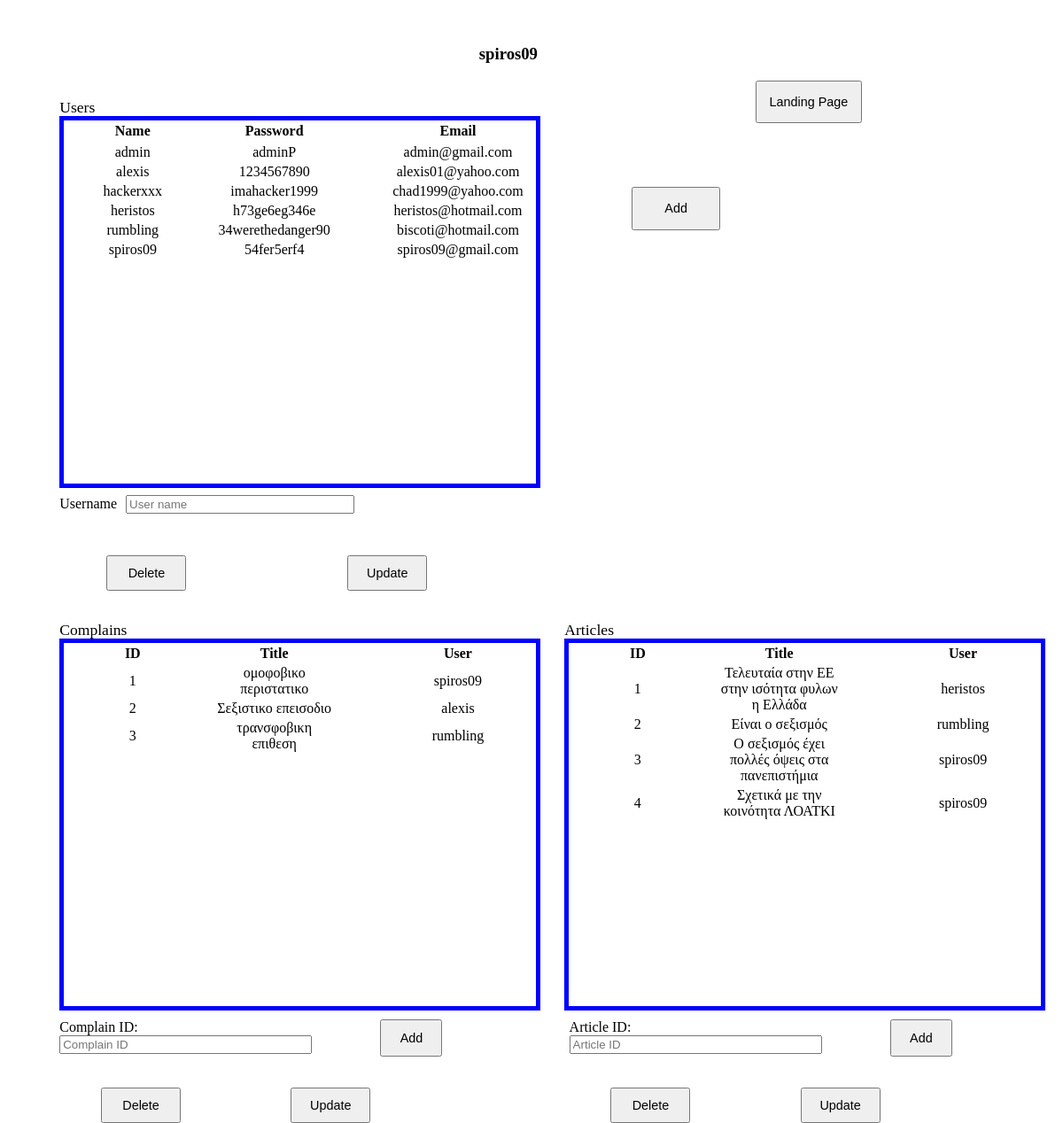
/AdminPage.php (signed in), run on the app's committed database.
### tables this page shows
CREATE TABLE `users` (
  `USERNAME` varchar(20) NOT NULL,
  `PASSWORD` varchar(50) NOT NULL,
  `USER_CATEGORIES` varchar(5) NOT NULL,
  `EMAIL` varchar(20) NOT NULL
);

CREATE TABLE `complaints` (
  `ID` int(10) UNSIGNED NOT NULL,
  `TITLE` varchar(30) NOT NULL,
  `USERNAME` varchar(20) DEFAULT NULL,
  `CONTENT` varchar(1000) DEFAULT NULL,
  `REGION` varchar(50) NOT NULL,
  `DATE` datetime NOT NULL
);

CREATE TABLE `articles` (
  `ID` int(10) UNSIGNED NOT NULL,
  `TITLE` varchar(50) NOT NULL,
  `USERNAME` varchar(20) DEFAULT NULL,
  `CONTENT` varchar(1000) DEFAULT NULL,
  `DATE` datetime NOT NULL
);

### AdminPage.php (the view, shortened to what this page needs)
<!DOCTYPE html>
<html>
	<head>
		<link rel="stylesheet" href="AdminPage.css"/>
	</head>
	<body>
        <?php
            echo "<h3 class='AdminName' id='AdminName'>".$_COOKIE['user']."</h3>";
        ?>
		<div class="topGridContainer">
			<div class="UserlabelPosition">
				<label class="Userslabel">Users</label>
			</div>
			<div class="landingPageButtonPosition">
				<a href="index.php"><input class="landingPageButton" type="submit" value="Landing Page"></a>
			</div>
			<div class="DataUser">
				<table class="table">
					<tr>
						<th class="namecol">
							Name
						</th>
						<th class="psswdcol">
							Password
						</th>
						<th class="emailcol">
							Email
						</th>
					</tr>
					<tr>
						<?php
							include("AdminsConnection.php");
							$sql = "SELECT `USERNAME`, `PASSWORD`, `EMAIL` FROM users";
							$results = mysqli_query($conn, $sql);
							while ($row = mysqli_fetch_array($results)){
								echo "<tr><td class='namecol'>" . $row["USERNAME"] . "</td><td class='psswdcol'>" . $row["PASSWORD"] . "</td><td class='emailcol'>" . $row["EMAIL"] . "</td></tr>";
	 						}
						?>
					</tr>
				</table>
			</div>
			<div class="AddButtonPosition">
				<a href="CreateAccount_C.php"><input class="AddButton" type="submit" value="Add"></a>
			</div>
			<form  action="./AdminsInputCheck.php" method="post">
                <div class="userControlsGridContainer">
                    <div class="connectcols1_2 UserNamelabelPosition">
                        <label>Username</label><input class="UserInput" type="text" id="Username" name="username" Placeholder="User name"/><br>
                    </div>
                    <div class="deletePosition">
                        <input class="buttons" type="submit" name="userbuttons" value="Delete">
                    </div>
                    <div class="UpdatePosition">
                        <input class="buttons" type="submit" name="userbuttons" value="Update">
                    </div>
                </div>
			</form>
		</div>
		<div class="botGridContainer">
			<div class="UserlabelPosition">
				<label class="Userslabel">Complains</label>
			</div>
			<div class="UserlabelPosition ArticlePadding">
				<label class="Userslabel">Articles</label>
			</div>
			<div class="DataUser">
				<table class="table">
					<tr>
						<th class="namecol">
							ID
						</th>
						<th class="psswdcol">
							Title
						</th>
						<th class="emailcol">
							User
						</th>
					</tr>
						<?php
							$sql = "SELECT `ID`, `TITLE`, `USERNAME` FROM `complaints`;";
							$results = mysqli_query($conn, $sql);
							while ($row = mysqli_fetch_array($results)){
								echo "<tr><td class='namecol'>" . $row["ID"] . "</td><td class='psswdcol'>" . $row["TITLE"] . "</td><td class='emailcol'>" . $row["USERNAME"] . "</td></tr>";
	 						}
						?>
				</table>
			</div>
			<div class="DataUser ArticlePadding">
				<table class="table">
					<tr>
						<th class="namecol">
							ID
						</th>
						<th class="psswdcol">
							Title
						</th>
						<th class="emailcol">
							User
						</th>
						<?php
							$sql = "SELECT `ID`, `TITLE`, `USERNAME` FROM `articles`;";
							$results = mysqli_query($conn, $sql);
							while ($row = mysqli_fetch_array($results)){
								echo "<tr><td class='namecol'>" . $row["ID"] . "</td><td class='psswdcol'>" . $row["TITLE"] . "</td><td class='emailcol'>" . $row["USERNAME"] . "</td></tr>";
	 						}
						?>
					</tr>
				</table>
			</div>
			<form  action="./AdminsInputComplaintsArticle.php" method="post">
                <div class="botControlsgridContainer">
                    <div class="connectcols1_2">
                        <label>Complain ID:</label><br>
                        <input class="widthinput"type="text" id="ComplainID" name="complaint" Placeholder="Complain ID"/><br>
                    </div>
                    <div>
                        <input class="buttons" type="submit" name="submit" value="Add">
                    </div>
                    <div class="buttonsDeleteComArt">
                        <input class="buttons " type="submit" name="submit" value="Delete">
                    </div>
                    <div class="buttonsUpdateComArt">
                        <input class="buttons UpdateComArt" type="submit" name="submit"  value="Update">
                    </div>
                </div>
			</form>
			<form  action="./AdminsInputComplaintsArticle.php" method="post">
                <div class="botControlsgridContainer ArticleGridPadding">
                    <div class="connectcols1_2">
                            <label>Article ID:</label><br>
                            <input class="widthinput"type="text" id="ArticleID" name="article" Placeholder="Article ID"/><br>
                        </div>
                        <div>
                            <input class="buttons" type="submit" name="submit" value="Add">
                        </div>
                        <div class="buttonsDeleteComArt">
                            <input class="buttons" type="submit" name="submit" value="Delete">
                        </div>
                        <div class="buttonsUpdateComArt">
                            <input class="buttons UpdateComArt" type="submit" name="submit" value="Update">
                        </div>
                    <div></div>
                </div>
            </form>
		</div>
	</body>
</html>

### AdminPage.css (style rules this page uses)
.AdminName { margin-top:50px; margin-left: 45%; }
.topGridContainer { display: grid; margin: auto; width: 90%; grid-template-rows: 40px 410px 40px; grid-template-columns: 50% 50%; }
.UserlabelPosition { padding-top:20px; }
.Userslabel { font-size: 110%; float: left; }
.landingPageButtonPosition { padding-right: 30%; }
.landingPageButton { float: right; font-size: 90%; height: 120%; width: 40%; max-height:50px; min-height:30px; max-width:120px; min-width:100px; }
.DataUser { border: 5px solid blue; width:100%; height:100%; overflow: scroll; }
.table { text-align:center; table-layout: fixed; width:100%; min-width: 400px; }
.namecol { width:20%; overflow: scroll; min-width: 100px; text-overflow: ellipsis; }
.psswdcol { width:20%; padding-left:3%; overflow: scroll; min-width: 100px; text-overflow: ellipsis; }
.emailcol { width:30%; padding-left:10%; overflow: scroll; min-width: 100px; text-overflow: ellipsis; }
.AddButtonPosition { padding-right:60%; padding-top:80px; }
.AddButton { float:right; font-size: 90%; height: 15%; width: 65%; max-height:60px; min-height:30px; max-width:100px; min-width:60px; }
.buttons { margin-left:20%; font-size: 90%; height: 80%; width: 50%; max-height: 90px; min-height: 40px; max-width: 90px; min-width:70px; }
.UpdateComArt { width:85% }
.userControlsGridContainer { display: grid; margin: auto; width: 100%; grid-template-rows: 50% 50%; grid-template-columns: 50% 55%; padding-top:18px; }
.UserNamelabelPosition { min-width:100px; max-width:500px; }
.UserInput { margin-left:2%; display:inline-block; width: 50%; max-width:300px; min-width:80px; }
.UpdatePosition { padding-top:25px; }
.deletePosition { padding-top:25px; }
.botGridContainer { display: grid; margin-top:100px; margin-left:auto; margin-right:auto; width: 90%; grid-template-rows: 40px 410px 40px; grid-template-columns: 50% 50%; }
.connectcols1_2 { grid-column: 1 / span 2; grid-row: 1; }
.widthinput { width:80%; }
.ArticlePadding { margin-left:7%; }
.botControlsgridContainer { display: grid; margin: auto; width: 100%; grid-template-rows: 50% 50%; grid-template-columns: 40% 25% 15%; padding-top:20px; }
.ArticleGridPadding { padding-left: 8%; }
.buttonsUpdateComArt { padding-top:25px; padding-left:20%; }
.buttonsDeleteComArt { padding-top:25px; padding-left:5%; padding-right:10%; }

### data on the page
users: USERNAME "admin", PASSWORD "adminP", EMAIL "admin@gmail.com"
users: USERNAME "alexis", PASSWORD "1234567890", EMAIL "alexis01@yahoo.com"
users: USERNAME "hackerxxx", PASSWORD "imahacker1999", EMAIL "chad1999@yahoo.com"
users: USERNAME "heristos", PASSWORD "h73ge6eg346e", EMAIL "heristos@hotmail.com"
users: USERNAME "rumbling", PASSWORD "34werethedanger90", EMAIL "biscoti@hotmail.com"
users: USERNAME "spiros09", PASSWORD "54fer5erf4", EMAIL "spiros09@gmail.com"
complaints: ID "1", TITLE "ομοφοβικο περιστατικο", USERNAME "spiros09"
complaints: ID "2", TITLE "Σεξιστικο επεισοδιο", USERNAME "alexis"
complaints: ID "3", TITLE "τρανσφοβικη επιθεση", USERNAME "rumbling"
articles: ID "1", TITLE "Τελευταία στην ΕΕ στην ισότητα φυλων η Ελλάδα", USERNAME "heristos"
articles: ID "2", TITLE "Είναι ο σεξισμός", USERNAME "rumbling"
articles: ID "3", TITLE "Ο σεξισμός έχει πολλές όψεις στα πανεπιστήμια", USERNAME "spiros09"
articles: ID "4", TITLE "Σχετικά με την κοινότητα ΛΟΑΤΚΙ", USERNAME "spiros09"

### other printed values
$_COOKIE['user'] "spiros09"
